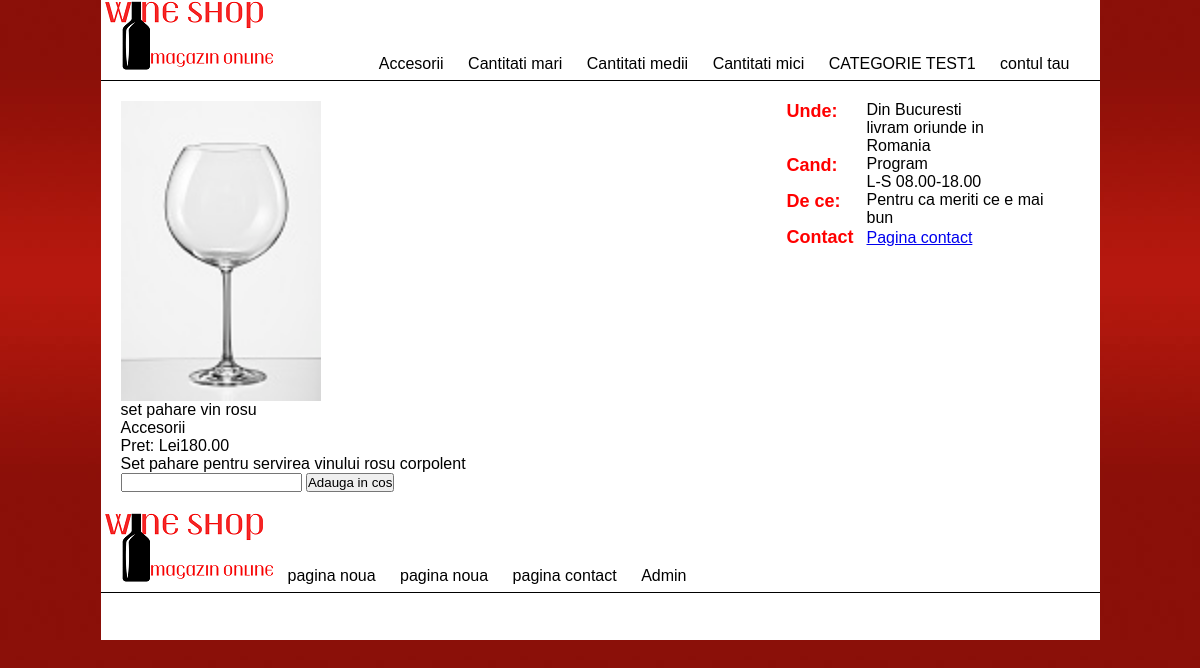
/index.php?page=item&stockID=15, run on the app's committed database.
### tables this page shows
CREATE TABLE `category` (
  `categoryID` int(1) NOT NULL,
  `name` varchar(255) NOT NULL
);

CREATE TABLE `stock` (
  `stockID` int(2) NOT NULL,
  `name` varchar(100) NOT NULL,
  `categoryID` int(2) NOT NULL,
  `price` decimal(5,2) NOT NULL,
  `thumbnail` varchar(100) NOT NULL,
  `bigphoto` varchar(100) DEFAULT NULL,
  `topline` varchar(200) NOT NULL,
  `description` varchar(1000) NOT NULL
);

### item.php (the view, shortened to what this page needs)
<?php
	include("dbconnect.php");
	$stock_sql = "SELECT stock.*, category.name AS catname FROM stock JOIN category ON (stock.categoryID=category.categoryID) WHERE stock.stockID=".$_GET['stockID'];
	$stock_query = mysqli_query($dbconnect, $stock_sql);
	$stock_result = mysqli_fetch_assoc($stock_query);
?>
	<p><img src="images/<?php echo $stock_result['thumbnail']; ?>" width="200" height="300" /></p>
      <p><?php echo $stock_result['name']; ?></p>
	  <p><?php echo $stock_result['catname']; ?></p>
	  <p>Pret: Lei<?php echo $stock_result['price']; ?></p>
	  <p><?php echo $stock_result['description']; ?></p>
  <form method="post" action="index.php?page=shop" >
  <input type="text" name="item_quantity" />
  <input type="submit" name="adauga" value="Adauga in cos" />
  </form>

### header.php
<div class="header">
    <div class="logo">
		<a href="index.php"><img src="images/logo1.png" alt="Wine Shop logo" /></a>
    </div>
		<div class="navigation">
			<?php
				$cat_sql = "SELECT * FROM category";
				$cat_query = mysqli_query($dbconnect, $cat_sql);
				$cat_result = mysqli_fetch_assoc($cat_query);
			?>
		<p><?php
			do {
			?>
			<a href="index.php?page=category&categoryID=<?php echo $cat_result['categoryID']; ?>"><?php echo $cat_result['name']; ?></a>
				<?php
			} while ($cat_result=mysqli_fetch_assoc($cat_query))
				?>
			<a href="index.php?page=user">contul tau</a>
        </p>
		</div>
</div>

### styles.css (style rules this page uses)
* { margin:0px; padding:0px; }
body { background-image:url(images/bg.jpg); font-family:Arial, Helvetica, sans-serif; }
p { font-family:Arial, Helvetica, sans-serif; }
.header { width:999px; height:80px; border-bottom-width:1px; border-bottom-color:#000; border-bottom-style:solid; }
.logo { float:left; }
.navigation { float:right; margin-top:55px; margin-right:20px; }
.navigation a:link { text-decoration:none; color:#000; font-family:Arial, Helvetica, sans-serif; margin: 0px 10px 0px 10px; }

### data on the page
category: name "Accesorii"
category: name "Cantitati mari"
category: name "Cantitati medii"
category: name "Cantitati mici"
category: name "CATEGORIE TEST1"
stock: thumbnail (picture), name "set pahare vin rosu", categoryID.name "Accesorii", price "180.00", description "Set pahare pentru servirea vinului rosu corpolent"
